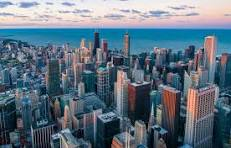
#> input picture city.jpg, 231 x 148 px
$ python 'salt and pepper noise.py'
#> lines starting #> are read from the running program, lines starting #| are printed output that depends on the picture; after the words box and inside, x2 and y2 are one past the last pixel; in counts of white or black regions, pixels touching at a corner belong together
import random
import cv2

def add_noise(img):
    row , col = img.shape
    number_of_pixels = random.randint(300, 10000)
    for i in range(number_of_pixels):
        y_coord=random.randint(0, row - 1)


        x_coord=random.randint(0, col - 1)
        img[y_coord][x_coord] = 255

    number_of_pixels = random.randint(300 , 10000)
    for i in range(number_of_pixels):

        y_coord=random.randint(0, row - 1)

        x_coord=random.randint(0, col - 1)

        img[y_coord][x_coord] = 0

    return img


img = cv2.imread('city.jpg',
                 cv2.IMREAD_GRAYSCALE)
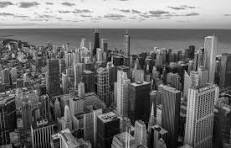
#> img: shape (148, 231); min 0, max 255, mean 108.9


cv2.imshow('city_salt.png',
            add_noise(img))
#> after the loop in add_noise, `for i in range(number_of_pixels):`:
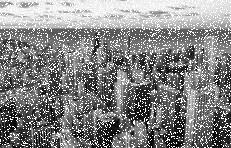
#> img: shape (148, 231); 17.58% of pixels changed, all inside (x1, y1, x2, y2) = (0, 0, 231, 148)
#> after the loop in add_noise, `for i in range(number_of_pixels):`:
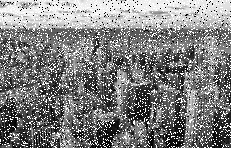
#> img: shape (148, 231); 4.48% of pixels changed, all inside (x1, y1, x2, y2) = (0, 0, 231, 148)

cv2.waitKey(0)
